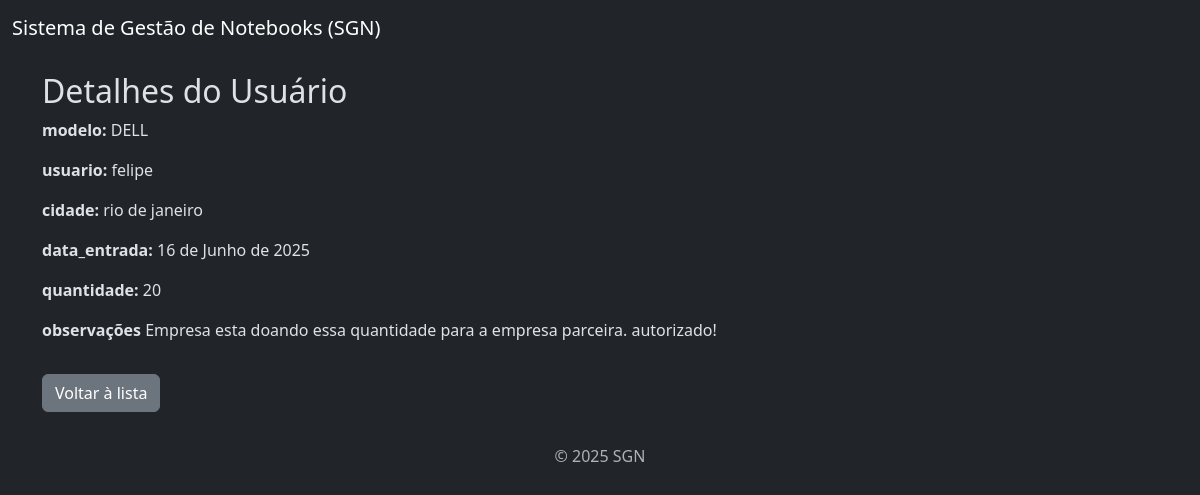
The app's page /leasing/leasing/13/ with its own data.
### leasing/models.py (models this page shows, shortened)
class Leasing(models.Model):
    modelo = models.ForeignKey(Modelo, on_delete=models.CASCADE, null=True, blank=True) # mesma lógica
    usuario = models.ForeignKey(Usuario , on_delete=models.CASCADE, null=True, blank=True)
    cidade = models.CharField(max_length=100)
    data_entrada = models.DateField(default=datetime.date.today)  # define data atual na criação
    quantidade = models.IntegerField(null=True, blank=True)
    observações = models.TextField(null=True, blank=True)
    ativo = models.BooleanField(default=True)
    home_office = models.BooleanField(default=False)

### modelo/models.py (models this page shows)
class Modelo (models.Model):
    modelo = models.CharField(max_length=100)
    descricao = models.TextField(null=True, blank=True)
    preco = models.DecimalField(max_digits=8, decimal_places=2)
    def __str__(self):
        return self.modelo

### user/models.py (models this page shows)
class Usuario(models.Model):
    nome = models.CharField(max_length=100)
    telefone = models.CharField(max_length=20, null=True, blank=True)
    email = models.EmailField(unique=True)
    cpf = models.CharField(max_length=14, unique=True) # unique=True - não pode haver dois usuários com o mesmo e-mail
    criado_em = models.DateTimeField(auto_now_add=True) # auto_now_add=True - preenche automaticamente quando o objeto é criado (não muda depois).
    def __str__(self):
        return self.nome

### leasing/views.py (the view)
# urls.py: path('leasing/<int:pk>/', views.ver_leasing, name='ver_leasing'),
def ver_leasing(request, pk):
    leasing = get_object_or_404(Leasing, pk=pk)
    return render(request, 'leasing/ver.html', {'leasing': leasing})

### leasing/templates/leasing/ver.html
{% extends "base.html" %}
{% block content %}
  <h2>Detalhes do Usuário</h2>
  <p><strong>modelo:</strong> {{ leasing.modelo }}</p>
  <p><strong>usuario:</strong> {{ leasing.usuario }}</p>
  <p><strong>cidade:</strong> {{ leasing.cidade }}</p>
  <p><strong>data_entrada:</strong> {{ leasing.data_entrada }}</p>
  <p><strong>quantidade:</strong> {{ leasing.quantidade }}</p>
  <p><strong>observações</strong> {{ leasing.observações }}</p>
  <a href="{% url 'lista_leasing' %}" class="btn btn-secondary mt-3">Voltar à lista</a>
{% endblock %}

### records on screen
Leasing: modelo "DELL", usuario "felipe", cidade "rio de janeiro", data_entrada "16 de Junho de 2025", quantidade "20", observações "Empresa esta doando essa quantidade para a empresa parceira. autorizado!"
